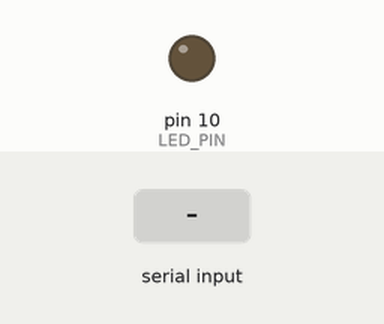
Bench run of a sketch on a simulated Arduino Uno, built with avr-gcc and run on an emulated ATmega328P. On the bench: output pins drawn as LEDs (lit = HIGH). The test bench sets the inputs (shaded band).

Above: at 1.2 s.
1.3 s: "PWM:90\n" received over Serial
At 2.5 s:
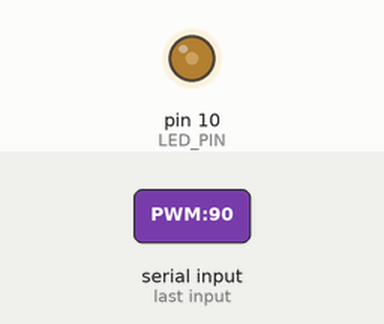
2.8 s: "PWM:\n" received over Serial
At 3.8 s:
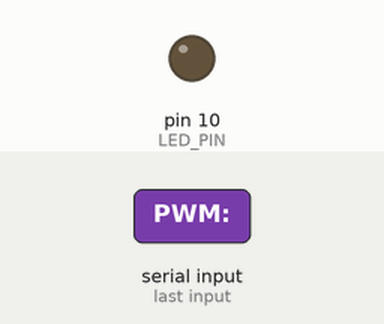
Timing chart, 0 to 5.8 s (numbered marks = the images above; inputs shaded):
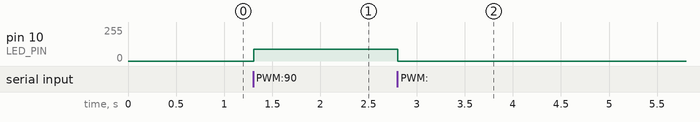

Measured:
- after the input at 1.3 s, pin 10 (LED_PIN): 0/255 → 90/255 at once
- after the input at 2.8 s, pin 10 (LED_PIN): 90/255 → 0/255 at once

The sketch:

Handgesture.ino
```cpp
const int LED_PIN = 10;

void setup() {
  Serial.begin(9600);
  Serial.setTimeout(20);

  pinMode(LED_PIN, OUTPUT);
  analogWrite(LED_PIN, 0);
}

void loop() {
  if (Serial.available() > 0) {

    String line = Serial.readStringUntil('\n');
    line.trim();

    // PWM 명령어인지 확인
    if (line.startsWith("PWM:")) {

      // PWM: 뒤 숫자 추출
      String value = line.substring(4);

      int brightness = value.toInt();

      // 0~255 범위 제한
      brightness = constrain(brightness, 0, 255);

      // LED 밝기 조절
      analogWrite(LED_PIN, brightness);
    }
  }
}
```
